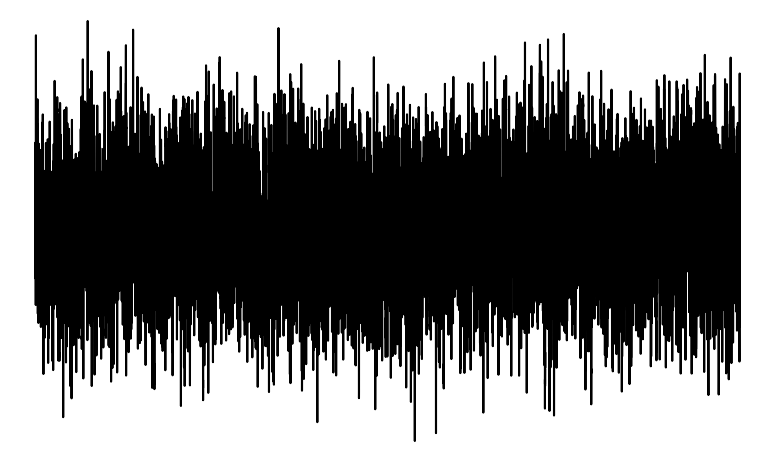

The Python source for this figure:
import pandas as pd
import matplotlib.pyplot as plt
import numpy as np
from scipy import signal

# Read the Arduino data
data = pd.read_csv('simulated_arduino_A1.csv')

# Create figure with transparent background
fig = plt.figure(figsize=(10, 6), facecolor='none')
ax = fig.add_subplot(111)

# Normalize and amplify the variations in the data
# Subtract the mean and divide by standard deviation to highlight variations
mean_val = data['A1'].mean()
std_val = data['A1'].std()
# Apply normalization and amplify by a factor
amplification_factor = 5
normalized_data = (data['A1'] - mean_val) / std_val * amplification_factor

# Optional: Apply some smoothing to make trends more visible
window_size = 30
smoothed_data = signal.savgol_filter(normalized_data, window_size, 3) if len(normalized_data) > window_size else normalized_data

# Plot the amplified data with a black line
ax.plot(data['Time(ms)'], smoothed_data, color='black', linewidth=1.5)

# Remove all axes, grid, and frame
ax.set_axis_off()

# Set background to transparent
fig.patch.set_alpha(0.0)
ax.patch.set_alpha(0.0)

# Save the visualization with transparent background
plt.savefig('arduino_visualization.png', 
            transparent=True, 
            bbox_inches='tight',
            pad_inches=0)

print("Visualization created and saved as 'arduino_visualization.png'") 
